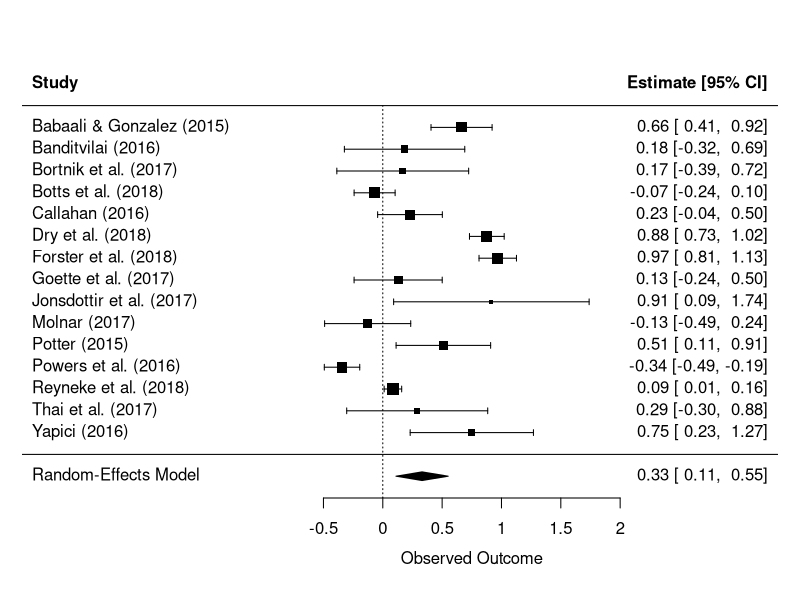
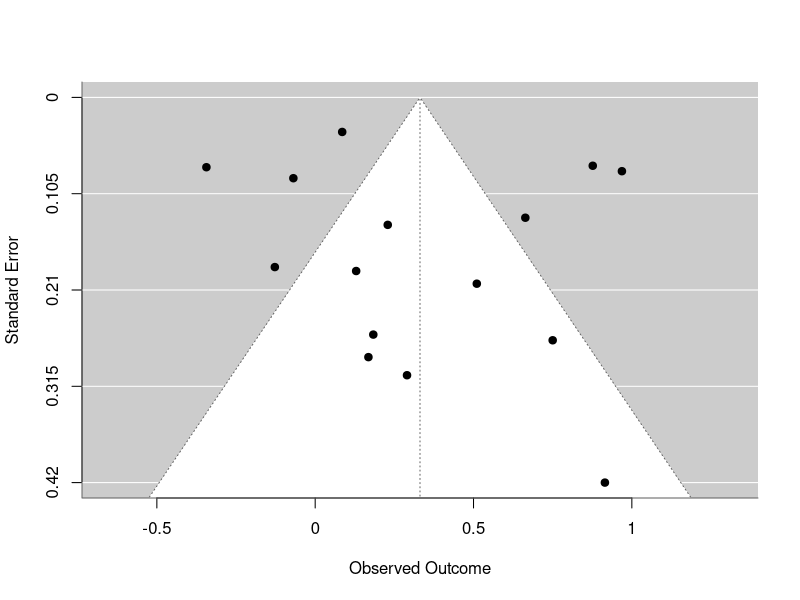
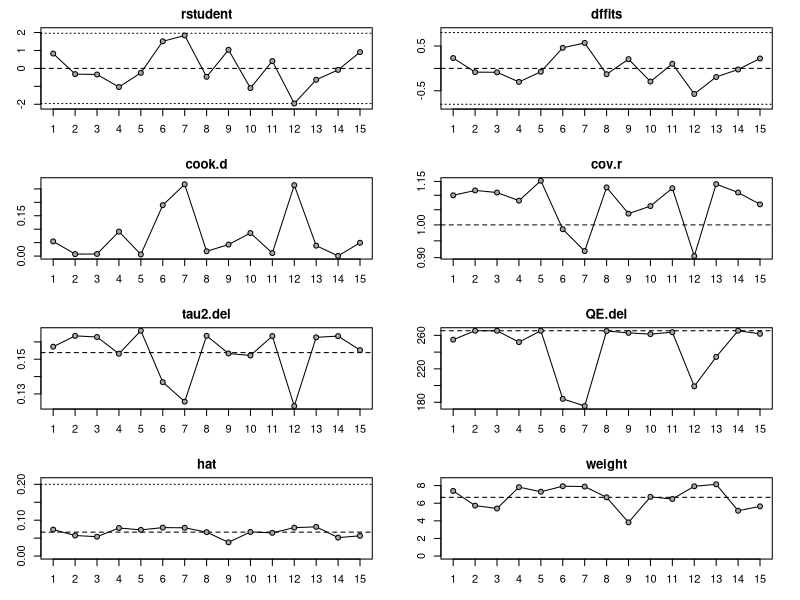
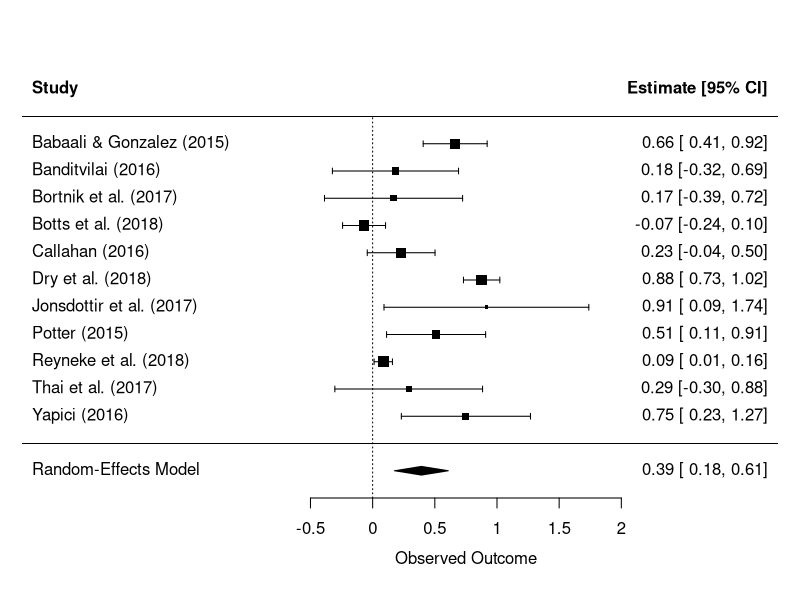
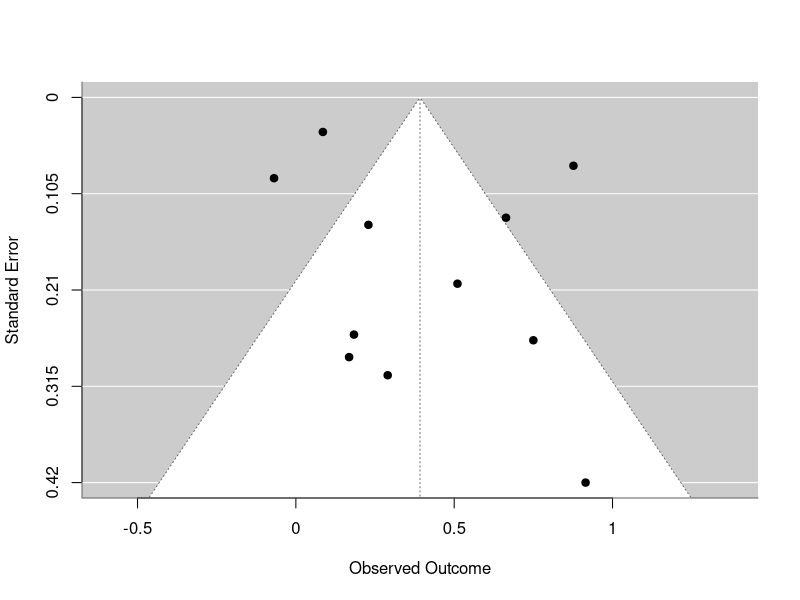
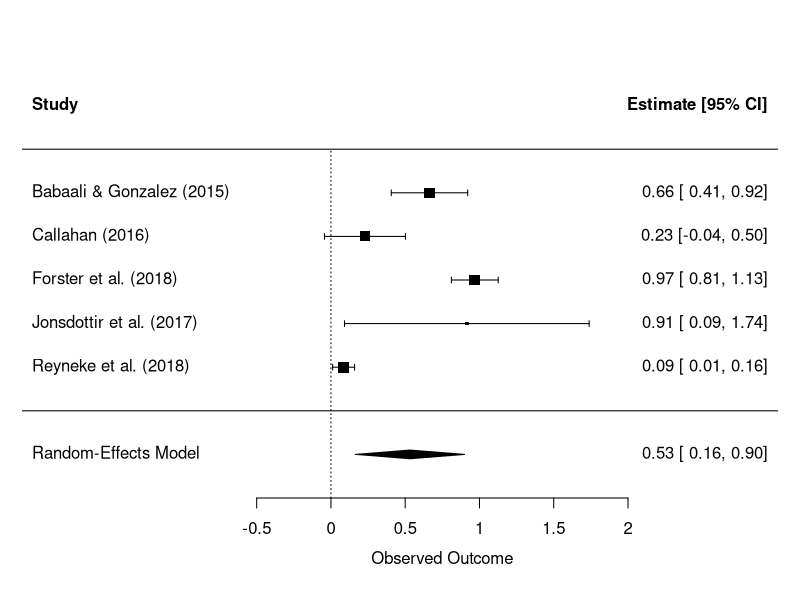
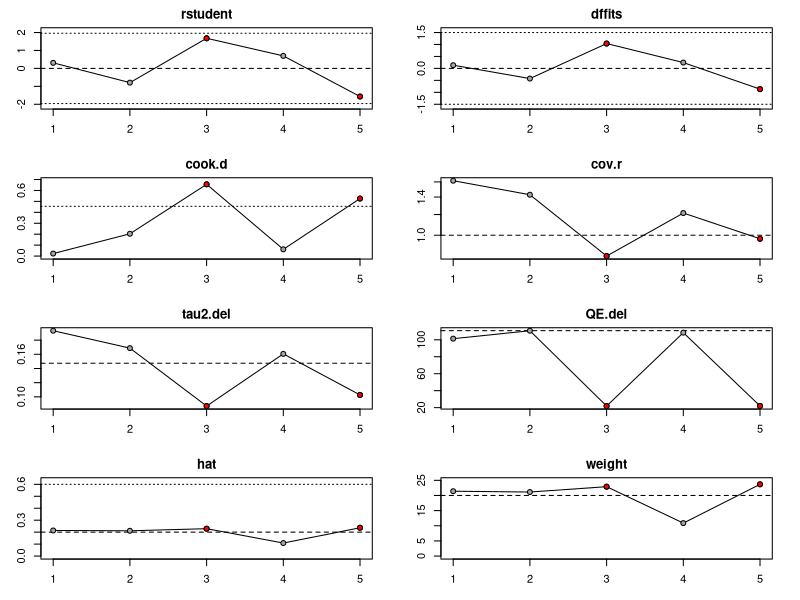
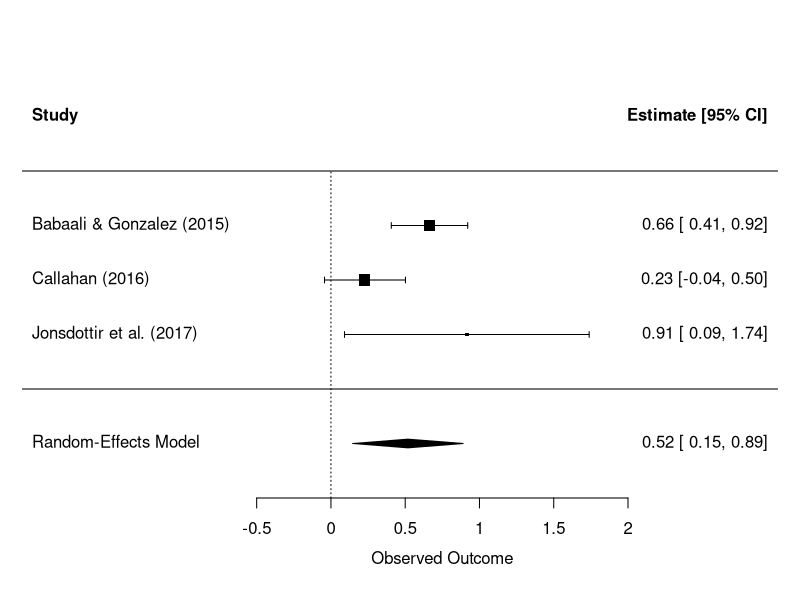

Write R code to recreate these figures, in order.
#Read in data, all studies
data <- read.table("data.txt", sep="\t", header=TRUE)
data

#Random-effects model
library(metafor)
res <- rma(yi=yi, vi=vi, data=data, slab=author)
res
predict(res)
forest(res)
funnel(res)

#Outliers
inf <- influence(res)
plot(inf)

#Read in data2, without 7 8 10 12
data2 <- read.table("data2.txt", sep="\t", header=TRUE)
data2

#Random-effects model without 7 8 10 12, sensitivity analysis
res2 <- rma(yi=yi, vi=vi, data=data2, slab=author)
res2
forest(res2)
funnel(res2)

#####################################################

#Read in data3, only stats studies
data3 <- read.table("data3.txt", sep="\t", header=TRUE)
data3

#Random-effects model
library(metafor)
res3 <- rma(yi=yi, vi=vi, data=data3, slab=author)
res3
forest(res3)

#Outliers
inf3 <- influence(res3)
plot(inf3)

#Read in data4, without 3 5
data4 <- read.table("data4.txt", sep="\t", header=TRUE)
data4

#Random-effects model without 3 5, sensitivity analysis
res4 <- rma(yi=yi, vi=vi, data=data4, slab=author)
res4
forest(res4)

######################################################

#Trim and fill
tf.res <- trimfill(res)
tf.res
funnel(tf.res)

######################################################

#Subgroup analyses

dat1 <- data[c(1,3,5,8,9,11,13,14,15),] #EM
re1 <- rma(yi=yi, vi=vi, data=dat1, slab=author)
re1 
forest(re1)

dat2 <- data[c(2,6,7),] #SO
re2 <- rma(yi=yi, vi=vi, data=dat2, slab=author)
re2  
forest(re2)

dat3 <- data[c(4,10,12),] #EO
re3 <- rma(yi=yi, vi=vi, data=dat3, slab=author)
re3 
forest(re3)

#Best model
databest <- data[c(-12,-10,-4,-13,-7,-6,-1),] 
resbest <- rma(yi=yi, vi=vi, data=databest, slab=author)
resbest 
forest(resbest)

#Funnel plots
funnel(resbest)
